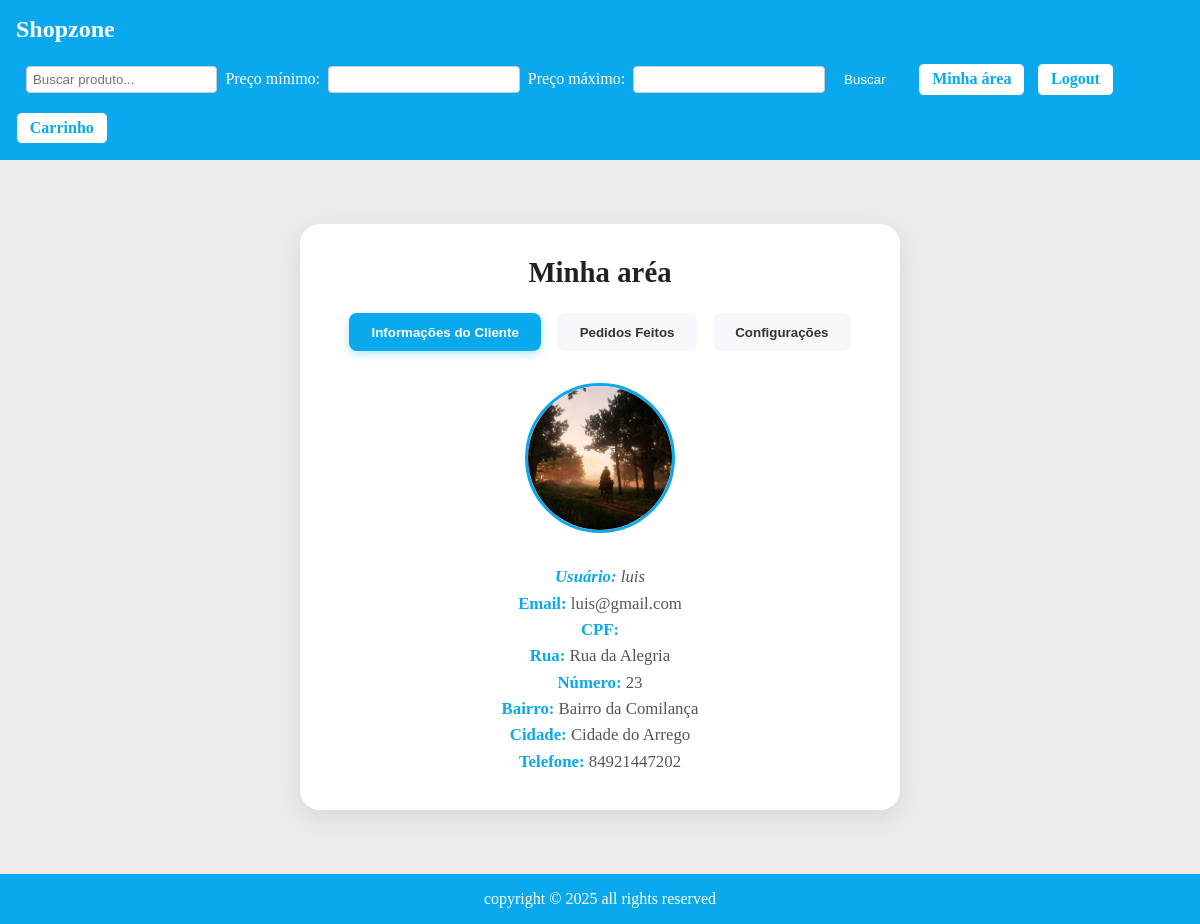
Screenshot of /customer/profile/ (signed in) with the database file from the repository.
### customer/models.py (models this page shows, shortened)
class CustomerModel(AbstractUser):
    cpf = models.CharField(max_length=11, unique=True, verbose_name="CPF")
    nome_rua = models.CharField(max_length=100, blank=True, null=True)
    numero_residencia = models.CharField(max_length=100, blank=True, null=True)
    nome_bairro = models.CharField(max_length=100, blank=True, null=True)
    nome_cidade = models.CharField(max_length=100, blank=True, null=True)
    telefone = models.CharField(max_length= 100, blank=False)
    foto_perfil = models.ImageField(upload_to='perfil/', null=True, blank=True, verbose_name="Foto de Perfil")

### customer/views.py (the view)
# urls.py: path('profile/', views.profile_view, name='profile_view'),
@login_required(login_url='customer/register/')
def profile_view(request):
    orders = Order.objects.filter(user=request.user).order_by('-created_at')
    context = {'orders': orders}
    return render(request, 'customer/profile_view.html', context)

### customer/templates/customer/profile_view.html (shortened to what this page needs)
    {% extends "base.html" %}
    {% load static %}
    {% block extra_css %}
    <link rel="stylesheet" href="{% static 'css/profile_view.css' %}">
    {% endblock %}
    {% block content%}
        <div class="profile-container">
            <h1>Minha aréa</h1>
            <div class="tabs">
                <button class="tab-button active" data-tab="info">Informações do Cliente</button>
                <button class="tab-button" data-tab="orders">Pedidos Feitos</button>
                <button class="tab-button" data-tab="settings">Configurações</button>
            </div>
            <div class="tab-content active" id="info">
                {% if request.user.foto_perfil %}
                <img src="{{ request.user.foto_perfil.url }}" alt="Foto de Perfil" class="profile-pic">
                {% else %}
                <p>Sem foto de perfil.</p>
                {% endif %}
                <p><strong>Usuário:</strong> {{ request.user.username }}</p>
                <p><strong>Email:</strong> {{ request.user.email }}</p>
                <p><strong>CPF:</strong> {{ request.user.cpf }}</p>
                <p><strong>Rua:</strong> {{ request.user.nome_rua }}</p>
                <p><strong>Número:</strong> {{ request.user.numero_residencia }}</p>
                <p><strong>Bairro:</strong> {{ request.user.nome_bairro }}</p>
                <p><strong>Cidade:</strong> {{ request.user.nome_cidade }}</p>
                <p><strong>Telefone:</strong> {{ request.user.telefone }}</p>
            </div>
        </div>
    {% endblock %}

### static/css/base.css (style rules this page uses)
* { box-sizing: border-box; padding: 0; margin: 0; }
body { display: flex; flex-direction: column; width: 100vw; min-height: 100vh; max-width: 100vw; overflow-x: hidden; }

### static/css/profile_view.css (style rules this page uses)
.profile-container { max-width: 600px; margin: 3rem auto; background-color: #fff; border-radius: 20px; box-shadow: 0 8px 25px rgba(0, 0, 0, 0.08); padding: 2rem; text-align: center; transition: transform 0.3s ease, box-shadow 0.3s ease; }
.tabs { display: flex; justify-content: center; gap: 1rem; margin-bottom: 2rem; flex-wrap: wrap; }
.tab-button { background-color: #f5f7fa; color: #333; border: none; padding: 0.7rem 1.4rem; border-radius: 8px; cursor: pointer; font-weight: 600; transition: all 0.3s ease; }
.tab-button.active { background-color: #0aa9ee; color: #fff; box-shadow: 0 3px 8px rgba(10, 169, 238, 0.3); }
.tab-content { display: none; animation: fadeIn 0.4s ease-in-out; }
.tab-content.active { display: block; }
.profile-container h1 { font-size: 1.8rem; color: #222; margin-bottom: 1.5rem; }
.profile-container img { width: 150px; height: 150px; border-radius: 50%; object-fit: cover; border: 3px solid #0aa9ee; margin-bottom: 1.5rem; transition: all 0.3s ease; }
.profile-container p { margin: 0.4rem 0; font-size: 1rem; color: #333; }
.profile-container p strong { color: #000; }
.profile-container p:first-of-type { font-style: italic; color: #777; }
#info p { font-size: 1.05rem; color: #555; margin: 0.4rem 0; text-align: center; }
#info strong { color: #0aa9ee; }

### rows the page displays
CustomerModel: user.foto_perfil (picture), user.username "luis", user.email "luis@gmail.com", user.nome_rua "Rua da Alegria", user.numero_residencia "23", user.nome_bairro "Bairro da Comilança", user.nome_cidade "Cidade do Arrego", user.telefone "84921447202"
